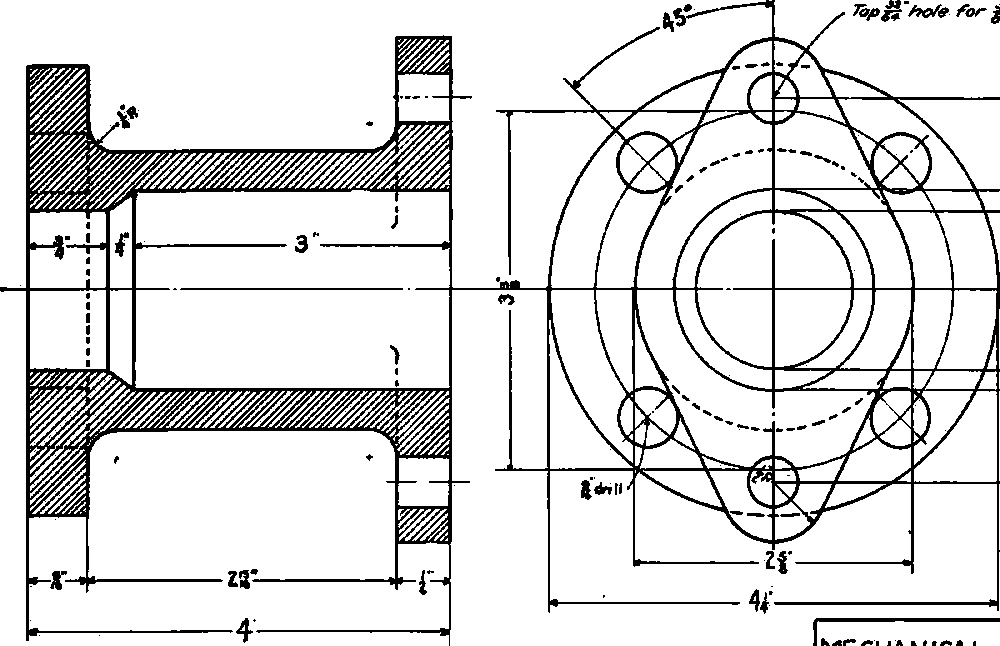
#> input picture photos/output/drawing1processed.jpg, 1000 x 646 px
$ python edge_detector.py   (older library calls are emulated)
#> lines starting #> are read from the running program, lines starting #| are printed output that depends on the picture
#> further down, preprocessed_image is the input picture: shape (646, 1000); min 0, max 255, mean 222.7
import cv2

# Edge detection parameters
DILATION_KERNEL_SIZE = 2
EROSION_KERNEL_SIZE = 3
METHOD = "canny"
# Only for canny
LOW_THRESHOLD = 10
HIGH_THRESHOLD = 100
# Only for sobel must be odd 1-31
KSIZE = 5


class EdgeDetector:
    def __init__(self, image):
        self.image = image

    def dilate_image(self, kernel_size=DILATION_KERNEL_SIZE):
#> called with kernel_size = 2
        if self.image is None:
            raise ValueError("Image not provided.")

        kernel = cv2.getStructuringElement(cv2.MORPH_RECT, (kernel_size, kernel_size))
        self.image = cv2.dilate(self.image, kernel, iterations=1)
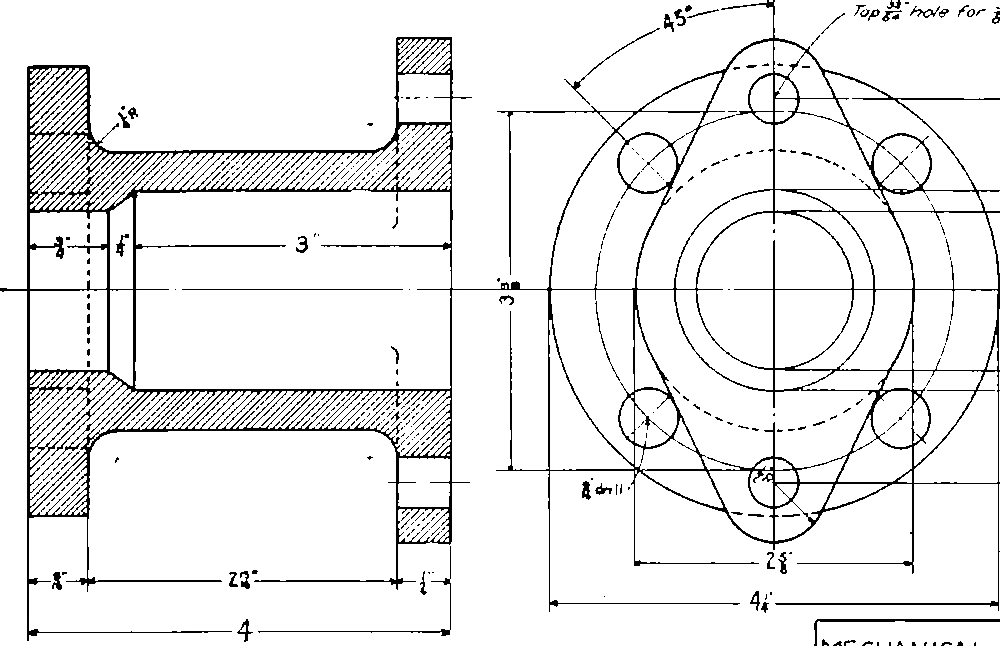
#> self.image: shape (646, 1000); min 0, max 255, mean 236.4

    def erode_image(self, kernel_size=EROSION_KERNEL_SIZE):
#> called with kernel_size = 3
        if self.image is None:
            raise ValueError("Image not provided.")

        kernel = cv2.getStructuringElement(cv2.MORPH_RECT, (kernel_size, kernel_size))
        self.image = cv2.erode(self.image, kernel, iterations=1)
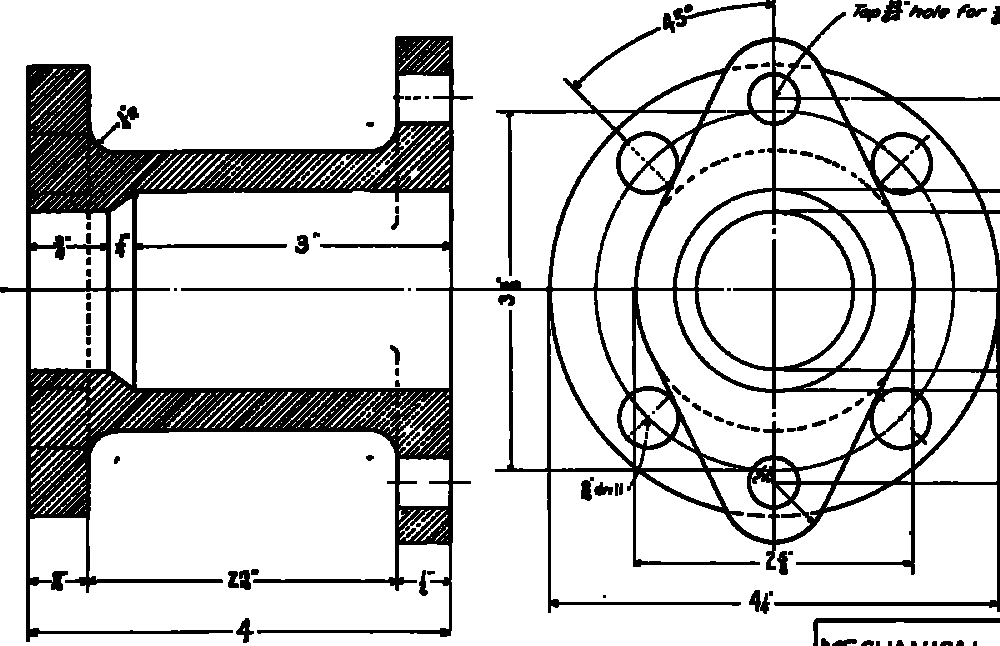
#> self.image: shape (646, 1000); min 0, max 255, mean 210.3

    def detect_edges(self, method=METHOD, low_threshold=LOW_THRESHOLD, high_threshold=HIGH_THRESHOLD, ksize=KSIZE):
#> called with method = 'canny', low_threshold = 10, high_threshold = 100, ksize = 5
        if self.image is None:
            raise ValueError("Image not provided.")

        if method.lower() == "canny":
            # Apply Canny edge detection to the pre-processed image
            edges = cv2.Canny(self.image, low_threshold, high_threshold)
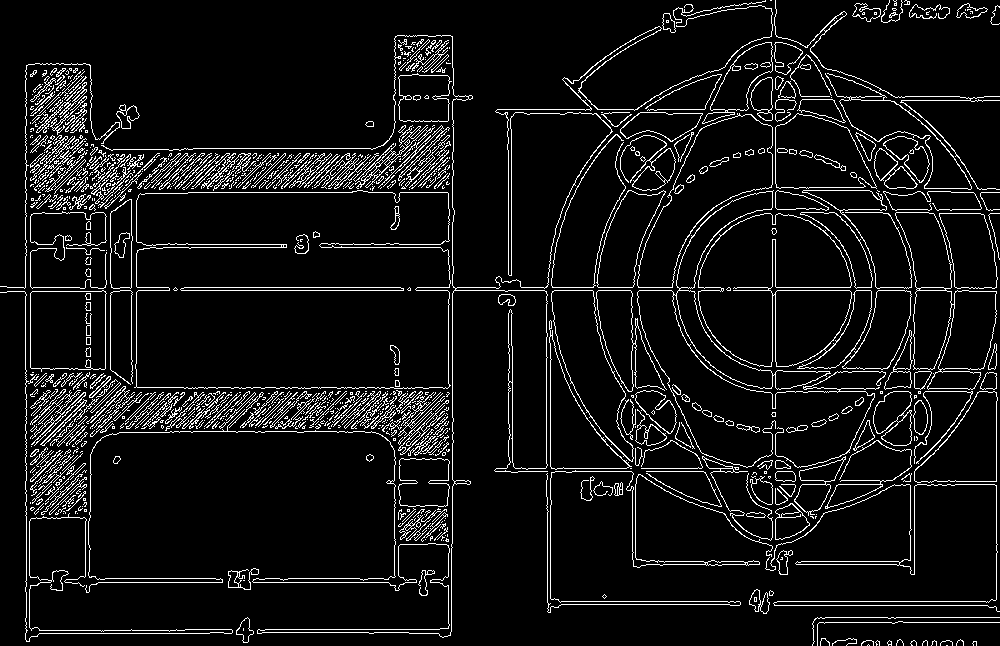
#> edges: shape (646, 1000); 7.5% white in thin lines or dots
        elif method.lower() == "sobel":
            # Apply Sobel edge detection to the pre-processed image
            sobelx = cv2.Sobel(self.image, cv2.CV_64F, 1, 0, ksize=ksize)
            sobely = cv2.Sobel(self.image, cv2.CV_64F, 0, 1, ksize=ksize)

            # Combine Sobel X and Sobel Y gradients
            edges = cv2.addWeighted(sobelx, 0.5, sobely, 0.5, 0)
            edges = cv2.convertScaleAbs(edges)
        else:
            raise ValueError("Invalid method specified. Use 'canny' or 'sobel'.")

        return edges

# The following code is used to test the EdgeDetector class
if __name__ == "__main__":
    # Load the pre-processed image
    input_path = "photos/output/drawing1processed.jpg"
    preprocessed_image = cv2.imread(input_path, cv2.IMREAD_GRAYSCALE)

    # Create an instance of the EdgeDetector class and detect edges
    edge_detector = EdgeDetector(preprocessed_image)
    edge_detector.dilate_image()
    edge_detector.erode_image()
    detected_edges = edge_detector.detect_edges()

    # Save the detected edges for debugging purposes
    output_path = "photos/output/drawing1edges.jpg"
    cv2.imwrite(output_path, detected_edges)
